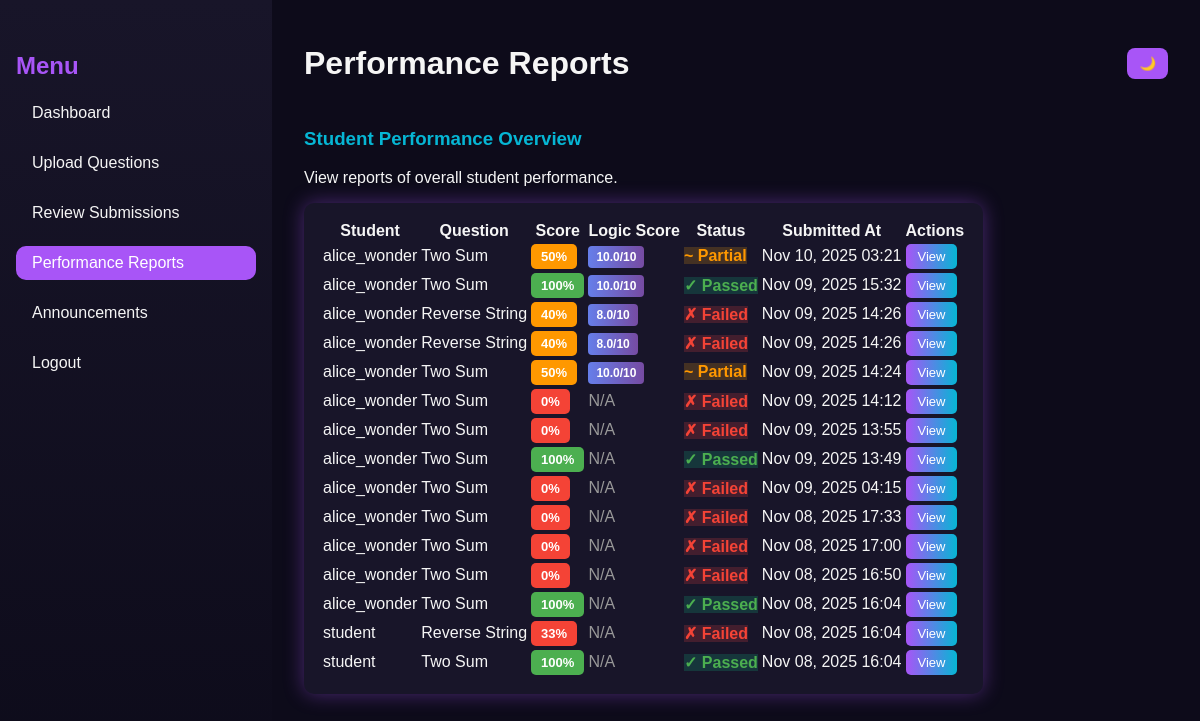
Page /faculty/performance-reports/ (signed in) on the committed database.
### core/models.py (models this page shows, shortened)
class Submission(models.Model):
    student = models.ForeignKey(Student, on_delete=models.CASCADE)
    question = models.ForeignKey(Question, on_delete=models.CASCADE)
    code = models.TextField()
    language = models.CharField(max_length=20)
    result = models.JSONField(null=True, blank=True)  # store output, correctness, AI feedback
    score = models.FloatField(default=0)
    submitted_at = models.DateTimeField(auto_now_add=True)

class Student(models.Model):
    user = models.OneToOneField(User, on_delete=models.CASCADE)
    faculty = models.ForeignKey(Faculty, on_delete=models.SET_NULL, null=True, blank=True)
    group = models.CharField(max_length=100, blank=True, null=True)

class Question(models.Model):
    faculty = models.ForeignKey(Faculty, on_delete=models.CASCADE, related_name='questions')
    title = models.CharField(max_length=255)
    description = models.TextField()
    difficulty = models.CharField(
        max_length=20,
        choices=[('Easy', 'Easy'), ('Medium', 'Medium'), ('Hard', 'Hard')],
        default='Easy'
    )
    marks = models.IntegerField(default=0)
    created_at = models.DateTimeField(auto_now_add=True)
    example_input = models.TextField(blank=True)
    example_output = models.TextField(blank=True)
    constraints = models.TextField(blank=True)

### core/views.py (the view)
# urls.py: path('faculty/performance-reports/', views.performance_reports, name='performance_reports'),
@login_required
def performance_reports(request):
    submissions = Submission.objects.select_related('student__user', 'question').order_by('-submitted_at')
    return render(request, 'core/performance_reports.html', {"submissions": submissions})

### core/templates/core/performance_reports.html (shortened to what this page needs)
{% load static %}
<!DOCTYPE html>
<html lang="en">
<head>
  <link rel="stylesheet" href="{% static 'dynamic/CSS/faculty_dashboard.css' %}" />
</head>
<body>
  <div class="dashboard">
    <aside class="sidebar">
      <h2 class="menu-title">Menu</h2>
      <ul>
        <li><a href="{% url 'faculty_dashboard' %}">Dashboard</a></li>
        <li><a href="{% url 'upload_question' %}">Upload Questions</a></li>
        <li><a href="{% url 'review_submissions' %}">Review Submissions</a></li>
        <li><a href="{% url 'performance_reports' %}" class="active">Performance Reports</a></li>
        <li><a href="{% url 'faculty_announcements' %}">Announcements</a></li>
        <li><a href="{% url 'logout' %}">Logout</a></li>
      </ul>
    </aside>
    <main class="main-content">
      <header class="topbar">
        <h1>Performance Reports</h1>
        <div class="theme-toggle">
          <button id="themeToggle">🌙</button>
        </div>
      </header>
      <section class="overview">
        <h3>Student Performance Overview</h3>
        <p>View reports of overall student performance.</p>
        <table class="performance-table">
          <thead>
            <tr>
              <th>Student</th>
              <th>Question</th>
              <th>Score</th>
              <th>Logic Score</th>
              <th>Status</th>
              <th>Submitted At</th>
              <th>Actions</th>
            </tr>
          </thead>
          <tbody>
            {% for submission in submissions %}
              <tr>
                <td>{{ submission.student.user.username }}</td>
                <td>{{ submission.question.title }}</td>
                <td>
                  <span class="score-badge {% if submission.score >= 70 %}score-high{% elif submission.score >= 40 %}score-medium{% else %}score-low{% endif %}">
                    {{ submission.score|floatformat:0 }}%
                  </span>
                </td>
                <td>
                  {% if submission.result.logic_score is not None %}
                    <span class="logic-badge">{{ submission.result.logic_score }}/10</span>
                  {% else %}
                    <span style="color: #999;">N/A</span>
                  {% endif %}
                </td>
                <td>
                  {% if submission.score == 100 %}
                    <span class="status-passed">✓ Passed</span>
                  {% elif submission.score >= 50 %}
                    <span class="status-partial">~ Partial</span>
                  {% else %}
                    <span class="status-failed">✗ Failed</span>
                  {% endif %}
                </td>
                <td>{{ submission.submitted_at|date:"M d, Y H:i" }}</td>
                <td>
                  <button class="view-btn" onclick="showDetails({{ submission.id }})">View</button>
                </td>
              </tr>
            {% empty %}
              <tr>
                <td colspan="7">No submissions yet.</td>
              </tr>
            {% endfor %}
          </tbody>
        </table>
      </section>
    </main>
  </div>
</body>
</html>

### core/static/dynamic/CSS/faculty_dashboard.css (style rules this page uses)
:root { --bg-dark: #0d0b1a; --bg-light: #f4f4f8; --text-dark: #f5f5f5; --text-light: #222; --accent1: #a855f7; --accent2: #06b6d4; --card-dark: #181529; --card-light: #ffffff; --shadow-glow: 0 0 20px rgba(168, 85, 247, 0.4); }
body { font-family: "Poppins", sans-serif; margin: 0; background-color: var(--bg-dark); color: var(--text-dark); transition: background 0.4s, color 0.4s; }
.dashboard { display: flex; height: 100vh; }
.sidebar { width: 240px; background: linear-gradient(180deg, #181529, #0d0b1a); padding: 2rem 1rem; box-shadow: var(--shadow-glow); }
.sidebar .menu-title { color: var(--accent1); font-weight: 700; font-size: 1.5rem; margin-bottom: 1rem; }
.sidebar ul { list-style: none; padding: 0; }
.sidebar ul li { margin: 1rem 0; }
.sidebar ul li a { color: var(--text-dark); text-decoration: none; font-size: 1rem; display: block; padding: 0.5rem 1rem; border-radius: 10px; transition: background 0.3s; }
.sidebar ul li a:hover, .sidebar ul li a.active { background: var(--accent1); color: #fff; }
.main-content { flex: 1; background: var(--bg-dark); color: var(--text-dark); padding: 1.5rem 2rem; overflow-y: auto; transition: background 0.4s, color 0.4s; }
.topbar { display: flex; justify-content: space-between; align-items: center; }
.theme-toggle button { background: var(--accent1); border: none; padding: 8px 12px; border-radius: 8px; color: white; cursor: pointer; transition: 0.3s; }
.overview h3 { color: var(--accent2); margin-top: 1.5rem; }
.upload-form, .overview table { background: var(--card-dark); padding: 1rem; border-radius: 10px; box-shadow: var(--shadow-glow); margin-top: 1rem; }
.score-badge { padding: 4px 12px; border-radius: 6px; font-weight: 700; font-size: 0.9rem; }
.score-high { background: linear-gradient(135deg, #10b981, #34d399); color: white; }
.score-medium { background: linear-gradient(135deg, #f59e0b, #fbbf24); color: white; }
.score-low { background: linear-gradient(135deg, #ef4444, #f87171); color: white; }
.status-passed { background: rgba(16, 185, 129, 0.2); color: #10b981; }
.status-partial { background: rgba(245, 158, 11, 0.2); color: #f59e0b; }
.status-failed { background: rgba(239, 68, 68, 0.2); color: #ef4444; }

### core/templates/core/performance_reports.html (style rules this page uses)
.score-badge { padding: 5px 10px; border-radius: 5px; font-weight: 600; font-size: 13px; }
.score-high { background: #4caf50; color: white; }
.score-medium { background: #ff9800; color: white; }
.score-low { background: #f44336; color: white; }
.logic-badge { background: linear-gradient(90deg, #667eea, #764ba2); color: white; padding: 4px 8px; border-radius: 4px; font-size: 12px; font-weight: 600; }
.status-passed { color: #4caf50; font-weight: 600; }
.status-partial { color: #ff9800; font-weight: 600; }
.status-failed { color: #f44336; font-weight: 600; }
.view-btn { background: linear-gradient(90deg, #a855f7, #06b6d4); color: white; border: none; padding: 5px 12px; border-radius: 5px; cursor: pointer; font-size: 13px; }

### rows in the picture
Submission: student.user.username "alice_wonder", question "Two Sum", score "50", result.logic_score "10.0", shows "~ Partial", submitted_at "Nov 10, 2025 03:21"
Submission: student.user.username "alice_wonder", question "Two Sum", score "100", result.logic_score "10.0", shows "✓ Passed", submitted_at "Nov 09, 2025 15:32"
Submission: student.user.username "alice_wonder", question "Reverse String", score "40", result.logic_score "8.0", shows "✗ Failed", submitted_at "Nov 09, 2025 14:26"
Submission: student.user.username "alice_wonder", question "Reverse String", score "40", result.logic_score "8.0", shows "✗ Failed", submitted_at "Nov 09, 2025 14:26"
Submission: student.user.username "alice_wonder", question "Two Sum", score "50", result.logic_score "10.0", shows "~ Partial", submitted_at "Nov 09, 2025 14:24"
Submission: student.user.username "alice_wonder", question "Two Sum", score "0", shows "N/A", shows "✗ Failed", submitted_at "Nov 09, 2025 14:12"
Submission: student.user.username "alice_wonder", question "Two Sum", score "0", shows "N/A", shows "✗ Failed", submitted_at "Nov 09, 2025 13:55"
Submission: student.user.username "alice_wonder", question "Two Sum", score "100", shows "N/A", shows "✓ Passed", submitted_at "Nov 09, 2025 13:49"
Submission: student.user.username "alice_wonder", question "Two Sum", score "0", shows "N/A", shows "✗ Failed", submitted_at "Nov 09, 2025 04:15"
Submission: student.user.username "alice_wonder", question "Two Sum", score "0", shows "N/A", shows "✗ Failed", submitted_at "Nov 08, 2025 17:33"
Submission: student.user.username "alice_wonder", question "Two Sum", score "0", shows "N/A", shows "✗ Failed", submitted_at "Nov 08, 2025 17:00"
Submission: student.user.username "alice_wonder", question "Two Sum", score "0", shows "N/A", shows "✗ Failed", submitted_at "Nov 08, 2025 16:50"
Submission: student.user.username "alice_wonder", question "Two Sum", score "100", shows "N/A", shows "✓ Passed", submitted_at "Nov 08, 2025 16:04"
Submission: student.user.username "student", question "Reverse String", score "33", shows "N/A", shows "✗ Failed", submitted_at "Nov 08, 2025 16:04"
Submission: student.user.username "student", question "Two Sum", score "100", shows "N/A", shows "✓ Passed", submitted_at "Nov 08, 2025 16:04"
